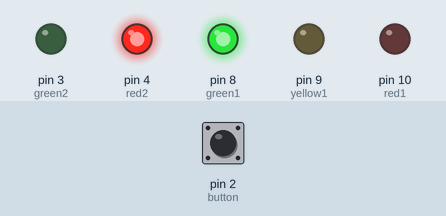
Bench run of a sketch on a simulated Arduino Uno, built with avr-gcc and run on an emulated ATmega328P. Shown: output pins drawn as LEDs (lit = HIGH). Inputs (shaded band) come from the test bench; at power-on: pin 2 (button) LOW.

Above: at 1.2 s.
1.3 s: pin 2 (button) pulled HIGH for 0.15 s
At 4.2 s:
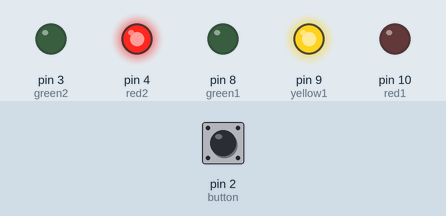
At 7.7 s:
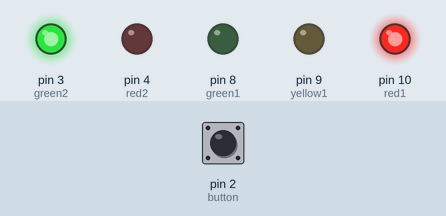
Timing chart, 0 to 12.8 s (numbered marks = the images above; inputs shaded):
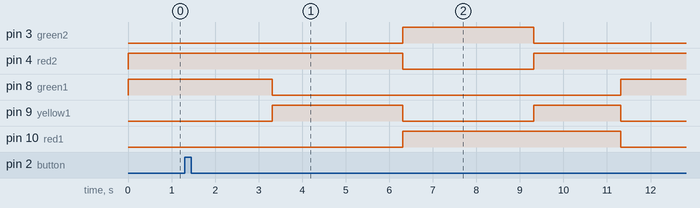

The sketch:

traffic_light.ino
```cpp
#define red1 10
#define yellow1 9
#define green1 8
#define red2 4
#define green2 3
#define button 2

void setup() {
  pinMode(red1, OUTPUT);
  pinMode(yellow1, OUTPUT);
  pinMode(green1, OUTPUT);
  pinMode(button, INPUT);
  pinMode(green2, OUTPUT);
  pinMode(red2, OUTPUT);
  digitalWrite(green1, HIGH);
  digitalWrite(red2, HIGH);
}

void loop() {
  if (digitalRead(button) == HIGH) {
    delay(15);
    if (digitalRead(button) == HIGH) {
      delay(2000);
      changeLights();
      delay(10000); // wait for 15 seconds
    }
  }
}

void changeLights() {
  //yellow
  digitalWrite(yellow1, HIGH);
  digitalWrite(green1, LOW);
  delay(3000);

  //red
  digitalWrite(red1, HIGH);
  digitalWrite(yellow1, LOW);
  digitalWrite(green1, LOW);
  digitalWrite(green2, HIGH);
  digitalWrite(red2, LOW);
  delay(3000);

  //red and yellow
  digitalWrite(yellow1, HIGH);
  digitalWrite(green2, LOW);
  digitalWrite(red2, HIGH);
  delay(2000);

  //green
  digitalWrite(red1, LOW);
  digitalWrite(yellow1, LOW);
  digitalWrite(green1, HIGH);
  delay(5000);


}
```

Measured:
- after the input at 1.3 s, pin 3 (green2): LOW → HIGH after 5.0 s, → LOW 3.0 s later; pin 4 (red2): HIGH → LOW after 5.0 s, → HIGH 3.0 s later
